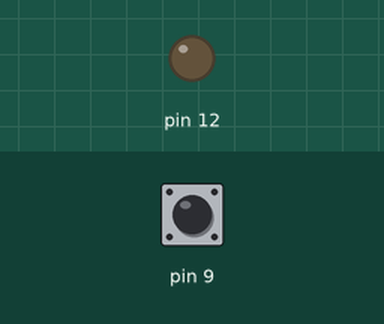
This sketch was run on a simulated Arduino Uno, built with avr-gcc and run on an emulated ATmega328P. Shown: output pins drawn as LEDs (lit = HIGH). The inputs (shaded band) are chosen by the test bench; at power-on: pin 9 HIGH.

Above: at 1.2 s.
1.3 s: pin 9 pulled LOW for 0.15 s
At 1.37 s:
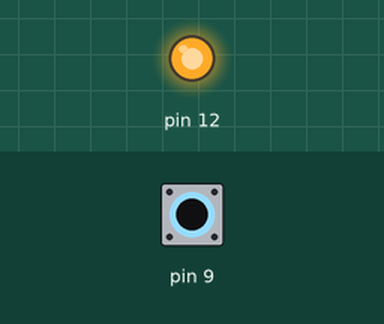
2.9 s: pin 9 pulled LOW for 3.2 s
At 6.6 s:
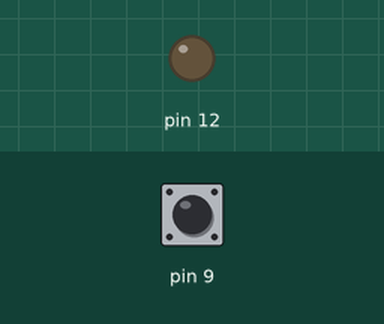
Timing chart, 0 to 8.1 s (numbered marks = the images above; inputs shaded):
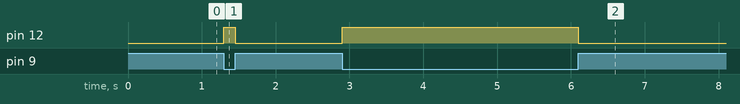

Measured:
- after the input at 1.3 s, pin 12: LOW → HIGH at once, → LOW 0.15 s later
- after the input at 2.9 s, pin 12: LOW → HIGH at once, → LOW 3.2 s later

The sketch:

lab4_1.ino
```cpp
void setup() {
pinMode(12,OUTPUT);
pinMode(9, INPUT_PULLUP);
}

void loop() {
  // put your main code here, to run repeatedly:
  int buttonState = digitalRead(9);
  if(buttonState == HIGH)
  {
    digitalWrite(12, LOW);
  }
  else if(buttonState == LOW)
  {
    digitalWrite(12, HIGH);
  }
}
```
